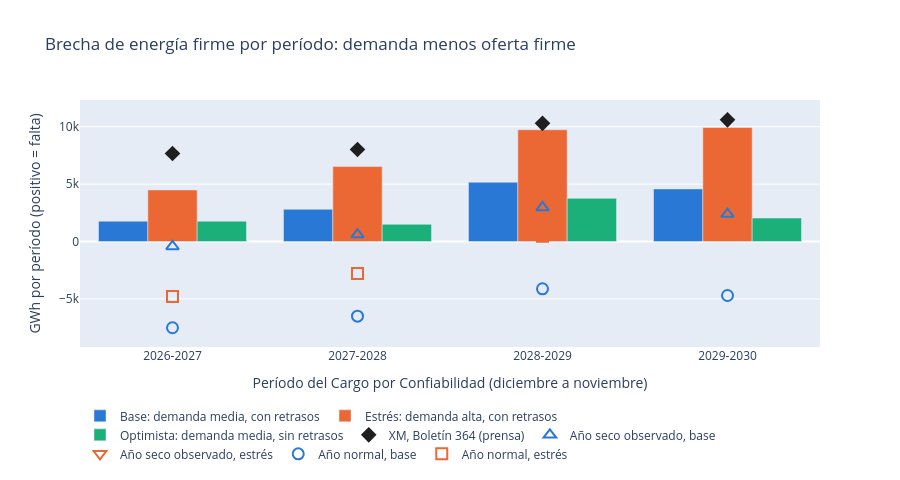

The notebook cell this image was saved under:
### Markdown cell above
### 4.2 La brecha de energía firme

La brecha de cada período en los tres escenarios de la sección 3.3, con la hidrología crítica. Los marcadores vacíos son la brecha del año seco observado (triángulos) y del año normal (círculos y cuadrados), y los rombos, las cifras del Boletín 364 de XM, tomadas de la prensa.

### Code cell
ref = leer("referencias_suficiencia.csv").query("concepto == 'brecha_firme' and fuente == 'XM' and periodo in @PERIODOS")
fig = px.bar(balances.assign(escenario=balances["escenario"].map(NOMBRES_ESCENARIO)), x="periodo", y="brecha_gwh",
             color="escenario", barmode="group", color_discrete_map={NOMBRES_ESCENARIO[k]: v for k, v in COLORES_ESCENARIO.items()},
             custom_data=["brecha_pct"], labels={"periodo": "Período del Cargo por Confiabilidad (diciembre a noviembre)",
                                                "brecha_gwh": "GWh por período (positivo = falta)", "escenario": "Escenario"},
             title="Brecha de energía firme por período: demanda menos oferta firme")
fig.update_traces(hovertemplate="%{y:,.0f} GWh (%{customdata[0]:.1f}% de la demanda)<extra></extra>")
fig.add_scatter(x=ref["periodo"], y=ref["valor"], mode="markers", name="XM, Boletín 364 (prensa)",
                marker=dict(symbol="diamond", size=12, color="#1f1f1f"))
for hidrologia, simbolos in [("Año seco observado", ("triangle-up-open", "triangle-down-open")),
                             ("Año normal", ("circle-open", "square-open"))]:
    for e, simbolo in zip(["base", "estres"], simbolos):
        fig.add_scatter(x=PERIODOS, y=hidrologias[(hidrologia, NOMBRES_CORTOS[e])], mode="markers",
                        name=f"{hidrologia}, {NOMBRES_CORTOS[e].lower()}",
                        marker=dict(symbol=simbolo, size=11, color=COLORES_ESCENARIO[e], line=dict(width=2)))
fig.update_layout(height=480, legend=LEYENDA, separators=",.")
fig.show()

# Cuánto pesan las plantas menores en la comparación con el Boletín de XM
menores_2027 = parque.loc[parque["fuente"] == "menor (factor firme)", "firme_gwh_dia"].sum() * dias["2026-2027"]
brecha_2027 = brecha_de("base").at["2026-2027", "brecha_gwh"]
boletin_2027 = ref.set_index("periodo").at["2026-2027", "valor"]
print(f"2026-2027: brecha base {es(brecha_2027)} GWh; sin las plantas menores ({es(menores_2027)} GWh), {es(brecha_2027 + menores_2027)}; "
      f"Boletín 364 de XM, {es(boletin_2027)}")

### Figure 1 — Plotly figure (JSON) as saved in the notebook; plotly's stock layout.template omitted (floating-point values rounded to 4 significant figures)
{"data": [{"alignmentgroup": "True", "customdata": [[1.893], [2.917], [5.236], [4.55]], "hovertemplate": "%{y:,.0f} GWh (%{customdata[0]:.1f}% de la demanda)<extra></extra>", "legendgroup": "Base: demanda media, con retrasos", "marker": {"color": "#2a78d6", "pattern": {"shape": ""}}, "name": "Base: demanda media, con retrasos", "offsetgroup": "Base: demanda media, con retrasos", "orientation": "v", "showlegend": true, "textposition": "auto", "type": "bar", "x": ["2026-2027", "2027-2028", "2028-2029", "2029-2030"], "xaxis": "x", "y": [1770.0, 2809.0, 5168.0, 4585.0], "yaxis": "y"}, {"alignmentgroup": "True", "customdata": [[4.669], [6.531], [9.432], [9.362]], "hovertemplate": "%{y:,.0f} GWh (%{customdata[0]:.1f}% de la demanda)<extra></extra>", "legendgroup": "Estrés: demanda alta, con retrasos", "marker": {"color": "#eb6834", "pattern": {"shape": ""}}, "name": "Estrés: demanda alta, con retrasos", "offsetgroup": "Estrés: demanda alta, con retrasos", "orientation": "v", "showlegend": true, "textposition": "auto", "type": "bar", "x": ["2026-2027", "2027-2028", "2028-2029", "2029-2030"], "xaxis": "x", "y": [4493.0, 6532.0, 9740.0, 9933.0], "yaxis": "y"}, {"alignmentgroup": "True", "customdata": [[1.893], [1.557], [3.814], [2.033]], "hovertemplate": "%{y:,.0f} GWh (%{customdata[0]:.1f}% de la demanda)<extra></extra>", "legendgroup": "Optimista: demanda media, sin retrasos", "marker": {"color": "#1baf7a", "pattern": {"shape": ""}}, "name": "Optimista: demanda media, sin retrasos", "offsetgroup": "Optimista: demanda media, sin retrasos", "orientation": "v", "showlegend": true, "textposition": "auto", "type": "bar", "x": ["2026-2027", "2027-2028", "2028-2029", "2029-2030"], "xaxis": "x", "y": [1770.0, 1499.0, 3764.0, 2049.0], "yaxis": "y"}, {"marker": {"color": "#1f1f1f", "size": 12, "symbol": "diamond"}, "mode": "markers", "name": "XM, Boletín 364 (prensa)", "type": "scatter", "x": ["2026-2027", "2027-2028", "2028-2029", "2029-2030"], "y": [7669.0, 8015.0, 10300.0, 10600.0]}, {"marker": {"color": "#2a78d6", "line": {"width": 2}, "size": 11, "symbol": "triangle-up-open"}, "mode": "markers", "name": "Año seco observado, base", "type": "scatter", "x": ["2026-2027", "2027-2028", "2028-2029", "2029-2030"], "y": [-427.7, 604.8, 2970.0, 2387.0]}, {"marker": {"color": "#eb6834", "line": {"width": 2}, "size": 11, "symbol": "triangle-down-open"}, "mode": "markers", "name": "Año seco observado, estrés", "type": "scatter", "x": ["2026-2027", "2027-2028", "2028-2029", "2029-2030"], "y": [2295.0, 4328.0, 7543.0, 7736.0]}, {"marker": {"color": "#2a78d6", "line": {"width": 2}, "size": 11, "symbol": "circle-open"}, "mode": "markers", "name": "Año normal, base", "type": "scatter", "x": ["2026-2027", "2027-2028", "2028-2029", "2029-2030"], "y": [-7518.0, -6505.0, -4120.0, -4703.0]}, {"marker": {"color": "#eb6834", "line": {"width": 2}, "size": 11, "symbol": "square-open"}, "mode": "markers", "name": "Año normal, estrés", "type": "scatter", "x": ["2026-2027", "2027-2028", "2028-2029", "2029-2030"], "y": [-4795.0, -2782.0, 452.4, 645.5]}], "layout": {"barmode": "group", "height": 480, "legend": {"orientation": "h", "title": {}, "tracegroupgap": 0, "x": 0, "y": -0.22, "yanchor": "top"}, "separators": ",.", "title": {"text": "Brecha de energía firme por período: demanda menos oferta firme"}, "xaxis": {"anchor": "y", "domain": [0.0, 1.0], "title": {"text": "Período del Cargo por Confiabilidad (diciembre a noviembre)"}}, "yaxis": {"anchor": "x", "domain": [0.0, 1.0], "title": {"text": "GWh por período (positivo = falta)"}}}}
